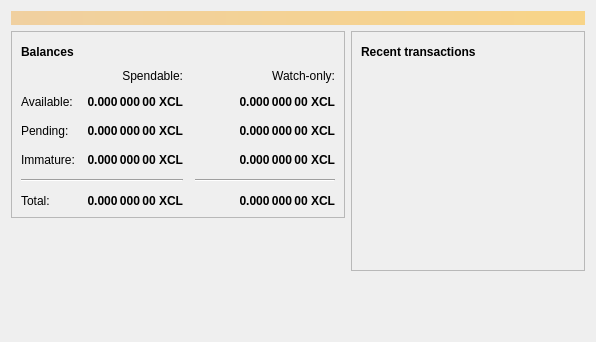
<?xml version="1.0" encoding="UTF-8"?>
<ui version="4.0">
 <class>OverviewPage</class>
 <widget class="QWidget" name="OverviewPage">
  <property name="geometry">
   <rect>
    <x>0</x>
    <y>0</y>
    <width>596</width>
    <height>342</height>
   </rect>
  </property>
  <property name="windowTitle">
   <string>Form</string>
  </property>
  <layout class="QVBoxLayout" name="topLayout">
   <item>
    <widget class="QLabel" name="labelAlerts">
     <property name="visible">
      <bool>false</bool>
     </property>
     <property name="styleSheet">
      <string notr="true">QLabel { background-color: qlineargradient(x1: 0, y1: 0, x2: 1, y2: 0, stop:0 #F0D0A0, stop:1 #F8D488); color:#000000; }</string>
     </property>
     <property name="wordWrap">
      <bool>true</bool>
     </property>
     <property name="margin">
      <number>3</number>
     </property>
     <property name="textInteractionFlags">
      <set>Qt::TextSelectableByMouse</set>
     </property>
    </widget>
   </item>
   <item>
    <layout class="QHBoxLayout" name="horizontalLayout" stretch="1,1">
     <item>
      <layout class="QVBoxLayout" name="verticalLayout_2">
       <item>
        <widget class="QFrame" name="frame">
         <property name="frameShape">
          <enum>QFrame::StyledPanel</enum>
         </property>
         <property name="frameShadow">
          <enum>QFrame::Raised</enum>
         </property>
         <layout class="QVBoxLayout" name="verticalLayout_4">
          <item>
           <layout class="QHBoxLayout" name="horizontalLayout_4">
            <item>
             <widget class="QLabel" name="label_5">
              <property name="font">
               <font>
                <weight>75</weight>
                <bold>true</bold>
               </font>
              </property>
              <property name="text">
               <string>Balances</string>
              </property>
             </widget>
            </item>
            <item>
             <widget class="QPushButton" name="labelWalletStatus">
              <property name="enabled">
               <bool>true</bool>
              </property>
              <property name="maximumSize">
               <size>
                <width>30</width>
                <height>16777215</height>
               </size>
              </property>
              <property name="toolTip">
               <string>The displayed information may be out of date. Your wallet automatically synchronizes with the XcelR network after a connection is established, but this process has not completed yet.</string>
              </property>
              <property name="text">
               <string/>
              </property>
              <property name="icon">
               <iconset resource="../bitcoin.qrc">
                <normaloff>:/icons/warning</normaloff>
                <disabledoff>:/icons/warning</disabledoff>:/icons/warning</iconset>
              </property>
              <property name="iconSize">
               <size>
                <width>24</width>
                <height>24</height>
               </size>
              </property>
              <property name="flat">
               <bool>true</bool>
              </property>
             </widget>
            </item>
            <item>
             <spacer name="horizontalSpacer_3">
              <property name="orientation">
               <enum>Qt::Horizontal</enum>
              </property>
              <property name="sizeHint" stdset="0">
               <size>
                <width>40</width>
                <height>20</height>
               </size>
              </property>
             </spacer>
            </item>
           </layout>
          </item>
          <item>
           <layout class="QGridLayout" name="gridLayout">
            <property name="spacing">
             <number>12</number>
            </property>
            <item row="2" column="2">
             <widget class="QLabel" name="labelWatchPending">
              <property name="font">
               <font>
                <weight>75</weight>
                <bold>true</bold>
               </font>
              </property>
              <property name="cursor">
               <cursorShape>IBeamCursor</cursorShape>
              </property>
              <property name="toolTip">
               <string>Unconfirmed transactions to watch-only addresses</string>
              </property>
              <property name="text">
               <string notr="true">0.000 000 00 XCL</string>
              </property>
              <property name="alignment">
               <set>Qt::AlignRight|Qt::AlignTrailing|Qt::AlignVCenter</set>
              </property>
              <property name="textInteractionFlags">
               <set>Qt::LinksAccessibleByMouse|Qt::TextSelectableByKeyboard|Qt::TextSelectableByMouse</set>
              </property>
             </widget>
            </item>
            <item row="2" column="1">
             <widget class="QLabel" name="labelUnconfirmed">
              <property name="font">
               <font>
                <weight>75</weight>
                <bold>true</bold>
               </font>
              </property>
              <property name="cursor">
               <cursorShape>IBeamCursor</cursorShape>
              </property>
              <property name="toolTip">
               <string>Total of transactions that have yet to be confirmed, and do not yet count toward the spendable balance</string>
              </property>
              <property name="text">
               <string notr="true">0.000 000 00 XCL</string>
              </property>
              <property name="alignment">
               <set>Qt::AlignRight|Qt::AlignTrailing|Qt::AlignVCenter</set>
              </property>
              <property name="textInteractionFlags">
               <set>Qt::LinksAccessibleByMouse|Qt::TextSelectableByKeyboard|Qt::TextSelectableByMouse</set>
              </property>
             </widget>
            </item>
            <item row="3" column="2">
             <widget class="QLabel" name="labelWatchImmature">
              <property name="font">
               <font>
                <weight>75</weight>
                <bold>true</bold>
               </font>
              </property>
              <property name="cursor">
               <cursorShape>IBeamCursor</cursorShape>
              </property>
              <property name="toolTip">
               <string>Mined balance in watch-only addresses that has not yet matured</string>
              </property>
              <property name="text">
               <string notr="true">0.000 000 00 XCL</string>
              </property>
              <property name="alignment">
               <set>Qt::AlignRight|Qt::AlignTrailing|Qt::AlignVCenter</set>
              </property>
              <property name="textInteractionFlags">
               <set>Qt::LinksAccessibleByMouse|Qt::TextSelectableByKeyboard|Qt::TextSelectableByMouse</set>
              </property>
             </widget>
            </item>
            <item row="4" column="0" colspan="2">
             <widget class="Line" name="line">
              <property name="orientation">
               <enum>Qt::Horizontal</enum>
              </property>
             </widget>
            </item>
            <item row="4" column="2">
             <widget class="Line" name="lineWatchBalance">
              <property name="sizePolicy">
               <sizepolicy hsizetype="Preferred" vsizetype="Fixed">
                <horstretch>0</horstretch>
                <verstretch>0</verstretch>
               </sizepolicy>
              </property>
              <property name="minimumSize">
               <size>
                <width>140</width>
                <height>0</height>
               </size>
              </property>
              <property name="orientation">
               <enum>Qt::Horizontal</enum>
              </property>
             </widget>
            </item>
            <item row="5" column="0">
             <widget class="QLabel" name="labelTotalText">
              <property name="text">
               <string>Total:</string>
              </property>
             </widget>
            </item>
            <item row="3" column="1">
             <widget class="QLabel" name="labelImmature">
              <property name="font">
               <font>
                <weight>75</weight>
                <bold>true</bold>
               </font>
              </property>
              <property name="cursor">
               <cursorShape>IBeamCursor</cursorShape>
              </property>
              <property name="toolTip">
               <string>Mined balance that has not yet matured</string>
              </property>
              <property name="text">
               <string notr="true">0.000 000 00 XCL</string>
              </property>
              <property name="alignment">
               <set>Qt::AlignRight|Qt::AlignTrailing|Qt::AlignVCenter</set>
              </property>
              <property name="textInteractionFlags">
               <set>Qt::LinksAccessibleByMouse|Qt::TextSelectableByKeyboard|Qt::TextSelectableByMouse</set>
              </property>
             </widget>
            </item>
            <item row="2" column="3">
             <spacer name="horizontalSpacer_2">
              <property name="orientation">
               <enum>Qt::Horizontal</enum>
              </property>
              <property name="sizeHint" stdset="0">
               <size>
                <width>40</width>
                <height>20</height>
               </size>
              </property>
             </spacer>
            </item>
            <item row="3" column="0">
             <widget class="QLabel" name="labelImmatureText">
              <property name="text">
               <string>Immature:</string>
              </property>
             </widget>
            </item>
            <item row="5" column="1">
             <widget class="QLabel" name="labelTotal">
              <property name="font">
               <font>
                <weight>75</weight>
                <bold>true</bold>
               </font>
              </property>
              <property name="cursor">
               <cursorShape>IBeamCursor</cursorShape>
              </property>
              <property name="toolTip">
               <string>Your current total balance</string>
              </property>
              <property name="text">
               <string notr="true">0.000 000 00 XCL</string>
              </property>
              <property name="alignment">
               <set>Qt::AlignRight|Qt::AlignTrailing|Qt::AlignVCenter</set>
              </property>
              <property name="textInteractionFlags">
               <set>Qt::LinksAccessibleByMouse|Qt::TextSelectableByKeyboard|Qt::TextSelectableByMouse</set>
              </property>
             </widget>
            </item>
            <item row="5" column="2">
             <widget class="QLabel" name="labelWatchTotal">
              <property name="font">
               <font>
                <weight>75</weight>
                <bold>true</bold>
               </font>
              </property>
              <property name="cursor">
               <cursorShape>IBeamCursor</cursorShape>
              </property>
              <property name="toolTip">
               <string>Current total balance in watch-only addresses</string>
              </property>
              <property name="text">
               <string notr="true">0.000 000 00 XCL</string>
              </property>
              <property name="alignment">
               <set>Qt::AlignRight|Qt::AlignTrailing|Qt::AlignVCenter</set>
              </property>
              <property name="textInteractionFlags">
               <set>Qt::LinksAccessibleByMouse|Qt::TextSelectableByKeyboard|Qt::TextSelectableByMouse</set>
              </property>
             </widget>
            </item>
            <item row="0" column="2">
             <widget class="QLabel" name="labelWatchonly">
              <property name="text">
               <string>Watch-only:</string>
              </property>
              <property name="alignment">
               <set>Qt::AlignRight|Qt::AlignTrailing|Qt::AlignVCenter</set>
              </property>
             </widget>
            </item>
            <item row="1" column="0">
             <widget class="QLabel" name="labelBalanceText">
              <property name="text">
               <string>Available:</string>
              </property>
             </widget>
            </item>
            <item row="1" column="1">
             <widget class="QLabel" name="labelBalance">
              <property name="font">
               <font>
                <weight>75</weight>
                <bold>true</bold>
               </font>
              </property>
              <property name="cursor">
               <cursorShape>IBeamCursor</cursorShape>
              </property>
              <property name="toolTip">
               <string>Your current spendable balance</string>
              </property>
              <property name="text">
               <string notr="true">0.000 000 00 XCL</string>
              </property>
              <property name="alignment">
               <set>Qt::AlignRight|Qt::AlignTrailing|Qt::AlignVCenter</set>
              </property>
              <property name="textInteractionFlags">
               <set>Qt::LinksAccessibleByMouse|Qt::TextSelectableByKeyboard|Qt::TextSelectableByMouse</set>
              </property>
             </widget>
            </item>
            <item row="1" column="2">
             <widget class="QLabel" name="labelWatchAvailable">
              <property name="font">
               <font>
                <weight>75</weight>
                <bold>true</bold>
               </font>
              </property>
              <property name="cursor">
               <cursorShape>IBeamCursor</cursorShape>
              </property>
              <property name="toolTip">
               <string>Your current balance in watch-only addresses</string>
              </property>
              <property name="text">
               <string notr="true">0.000 000 00 XCL</string>
              </property>
              <property name="alignment">
               <set>Qt::AlignRight|Qt::AlignTrailing|Qt::AlignVCenter</set>
              </property>
              <property name="textInteractionFlags">
               <set>Qt::LinksAccessibleByMouse|Qt::TextSelectableByKeyboard|Qt::TextSelectableByMouse</set>
              </property>
             </widget>
            </item>
            <item row="2" column="0">
             <widget class="QLabel" name="labelPendingText">
              <property name="text">
               <string>Pending:</string>
              </property>
             </widget>
            </item>
            <item row="0" column="1">
             <widget class="QLabel" name="labelSpendable">
              <property name="text">
               <string>Spendable:</string>
              </property>
              <property name="alignment">
               <set>Qt::AlignRight|Qt::AlignTrailing|Qt::AlignVCenter</set>
              </property>
             </widget>
            </item>
           </layout>
          </item>
         </layout>
        </widget>
       </item>
       <item>
        <spacer name="verticalSpacer">
         <property name="orientation">
          <enum>Qt::Vertical</enum>
         </property>
         <property name="sizeHint" stdset="0">
          <size>
           <width>20</width>
           <height>40</height>
          </size>
         </property>
        </spacer>
       </item>
      </layout>
     </item>
     <item>
      <layout class="QVBoxLayout" name="verticalLayout_3">
       <item>
        <widget class="QFrame" name="frame_2">
         <property name="frameShape">
          <enum>QFrame::StyledPanel</enum>
         </property>
         <property name="frameShadow">
          <enum>QFrame::Raised</enum>
         </property>
         <layout class="QVBoxLayout" name="verticalLayout">
          <item>
           <layout class="QHBoxLayout" name="horizontalLayout_2">
            <item>
             <widget class="QLabel" name="label_4">
              <property name="font">
               <font>
                <weight>75</weight>
                <bold>true</bold>
               </font>
              </property>
              <property name="text">
               <string>Recent transactions</string>
              </property>
             </widget>
            </item>
            <item>
             <widget class="QPushButton" name="labelTransactionsStatus">
              <property name="enabled">
               <bool>true</bool>
              </property>
              <property name="maximumSize">
               <size>
                <width>30</width>
                <height>16777215</height>
               </size>
              </property>
              <property name="toolTip">
               <string>The displayed information may be out of date. Your wallet automatically synchronizes with the XcelR network after a connection is established, but this process has not completed yet.</string>
              </property>
              <property name="text">
               <string/>
              </property>
              <property name="icon">
               <iconset resource="../bitcoin.qrc">
                <normaloff>:/icons/warning</normaloff>
                <disabledoff>:/icons/warning</disabledoff>:/icons/warning</iconset>
              </property>
              <property name="iconSize">
               <size>
                <width>24</width>
                <height>24</height>
               </size>
              </property>
              <property name="flat">
               <bool>true</bool>
              </property>
             </widget>
            </item>
            <item>
             <spacer name="horizontalSpacer">
              <property name="orientation">
               <enum>Qt::Horizontal</enum>
              </property>
              <property name="sizeHint" stdset="0">
               <size>
                <width>40</width>
                <height>20</height>
               </size>
              </property>
             </spacer>
            </item>
           </layout>
          </item>
          <item>
           <widget class="QListView" name="listTransactions">
            <property name="styleSheet">
             <string notr="true">QListView { background: transparent; }</string>
            </property>
            <property name="frameShape">
             <enum>QFrame::NoFrame</enum>
            </property>
            <property name="verticalScrollBarPolicy">
             <enum>Qt::ScrollBarAlwaysOff</enum>
            </property>
            <property name="horizontalScrollBarPolicy">
             <enum>Qt::ScrollBarAlwaysOff</enum>
            </property>
            <property name="selectionMode">
             <enum>QAbstractItemView::NoSelection</enum>
            </property>
           </widget>
          </item>
         </layout>
        </widget>
       </item>
       <item>
        <spacer name="verticalSpacer_2">
         <property name="orientation">
          <enum>Qt::Vertical</enum>
         </property>
         <property name="sizeHint" stdset="0">
          <size>
           <width>20</width>
           <height>40</height>
          </size>
         </property>
        </spacer>
       </item>
      </layout>
     </item>
    </layout>
   </item>
  </layout>
 </widget>
 <resources/>
 <connections/>
</ui>
